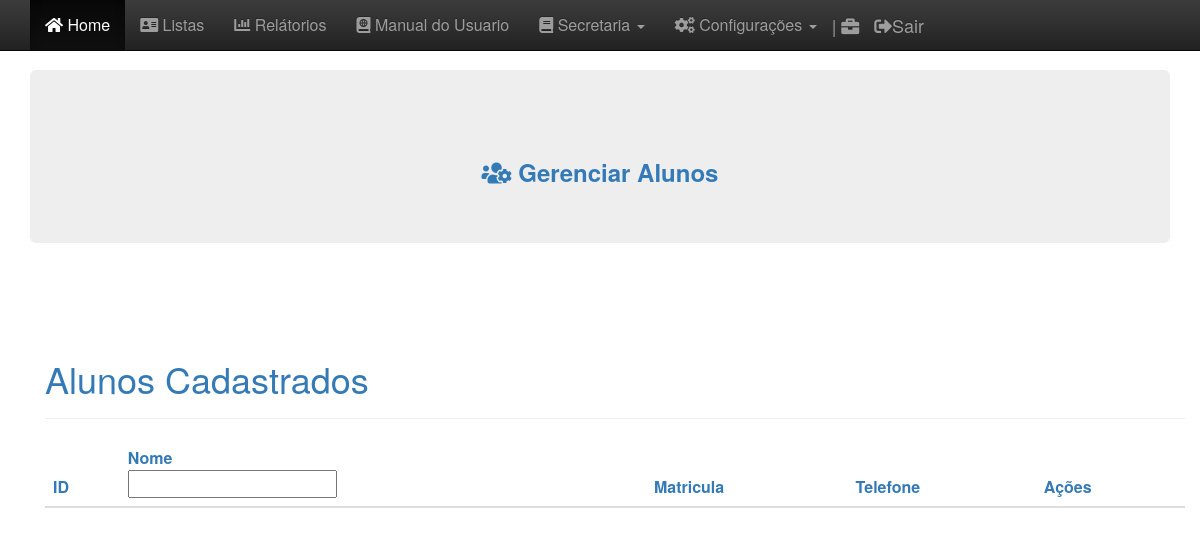
The app's page /sga/gerenciar_alunos.php, older data.
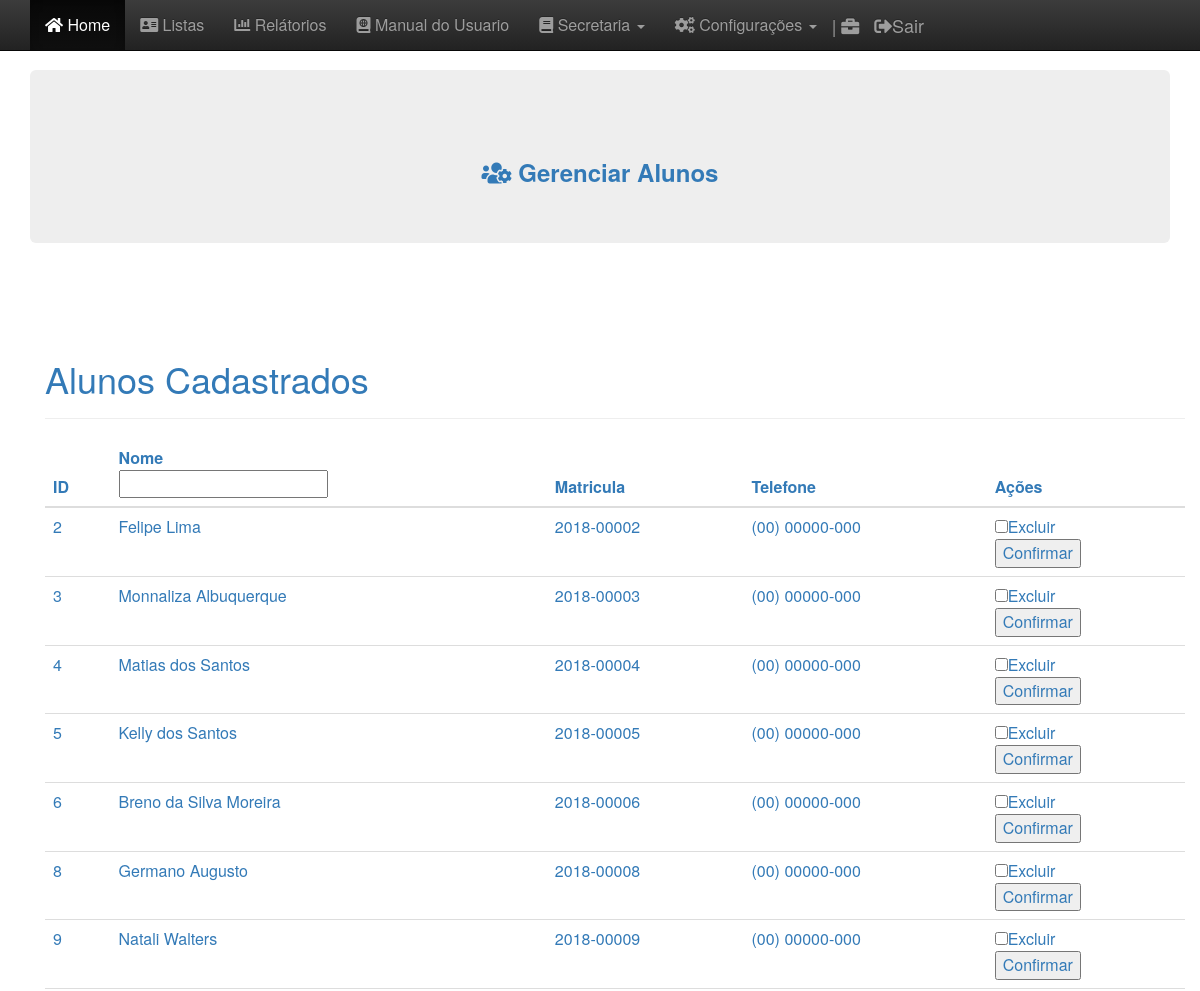
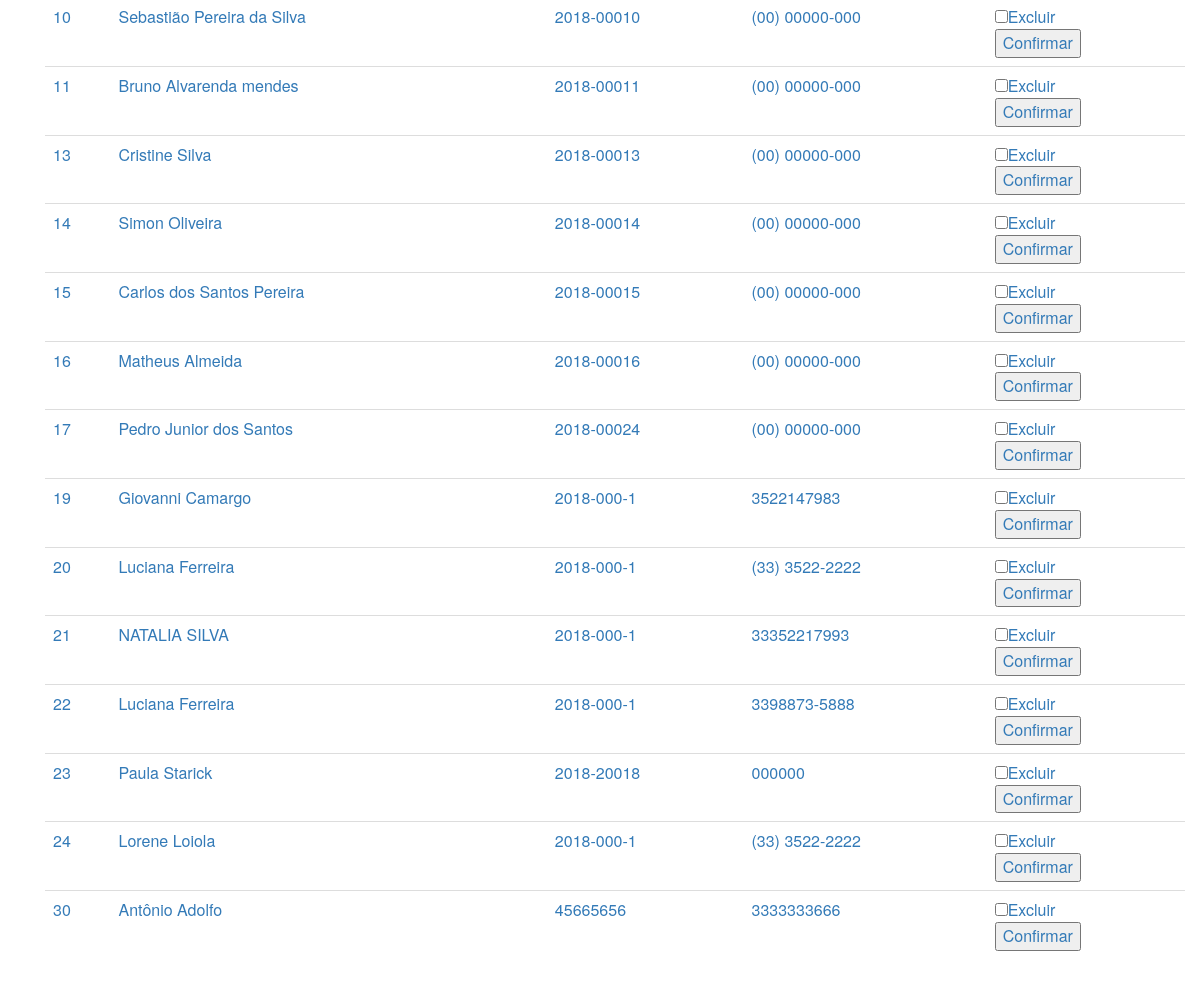
The same page, newer data (2 pictures, top to bottom).
### tables this page shows
CREATE TABLE `aluno` (
  `cod_aluno` int(11) NOT NULL,
  `matricula` varchar(10) NOT NULL,
  `nome` varchar(50) NOT NULL,
  `telefone` varchar(14) NOT NULL,
  `cod_turma` int(11) DEFAULT NULL
);

### sga/gerenciar_alunos.php (the view, shortened to what this page needs)
<!DOCTYPE html>
<html lang="pt-br">
<head>
  <link href="css/bootstrap.min.css" rel="stylesheet">
  <link href="bootstrap-theme.min.css" rel="stylesheet">
  <link href="theme.css" rel="stylesheet">
  <link rel="stylesheet" href="https://use.fontawesome.com/releases/v5.4.2/css/all.css"
>
  <link href="css/ie10-viewport-bug-workaround.css" rel="stylesheet">
</head>
<body role="document">
  <?php
  		include_once("menu_admin2.php");
  	?>
  <div class="container theme-showcase" role="main">
    <div class="jumbotron">
      <section class="sombra">
        <hr>
        <CENTER>
          <h3><strong> <i class="fas fa-users-cog"></i> Gerenciar Alunos</strong> </h3>
        </CENTER>
      </section>
      <a class="navbar-brand">
        <a class="navbar-brand"></a>
    </div>
    <br><br>
    <div class="container theme-showcase" role="main">
      <div class="page-header">
        <h1>Alunos Cadastrados </h1>
      </div>
      <div class="row">
        <div class="col-md-12">
          <table class="table lista">
            <thead>
              <tr>
                <th>ID</th>
                <th><div>Nome</div><div><input id="filtro-nome"/></div></th>
                <th>Matricula</th>
                <th>Telefone</th>
                <th>Ações</th>
              </tr>
            </thead>
              <?php
                include"conexao.php";
                $sql = 'SELECT * FROM aluno ORDER BY cod_aluno';
                $resultado = mysqli_query($con, $sql) ;
                  ?>
            <tbody>
              <?php foreach($resultado as $dado) : ?>
              <tr>
                <td>
                  <?=$dado['cod_aluno']?>
                </td>
                <td>
                  <?=$dado['nome']?>
                </td>
                <td>
                  <?=$dado['matricula']?>
                </td>
                <td>
                  <?=$dado['telefone']?>
                </td>
                <td>
                  <form method="POST" action="excluir_aluno.php">
                    <input type="checkbox" name="cod_aluno" value="<?=$dado['cod_aluno']?>">Excluir<br>
                    <input type="submit" value="Confirmar">
                  </form>
                </td>
              </tr>
              <?php endforeach; ?>
            </tbody>
        </table>
        </div>
      </div>
</body>
</html>

Row changes from the older to the newer data that the page shows:
added aluno: cod_aluno "2", nome "Felipe Lima", matricula "2018-00002", telefone "(00) 00000-000"
added aluno: cod_aluno "3", nome "Monnaliza Albuquerque", matricula "2018-00003", telefone "(00) 00000-000"
added aluno: cod_aluno "4", nome "Matias dos Santos", matricula "2018-00004", telefone "(00) 00000-000"
added aluno: cod_aluno "5", nome "Kelly dos Santos", matricula "2018-00005", telefone "(00) 00000-000"
added aluno: cod_aluno "6", nome "Breno da Silva Moreira", matricula "2018-00006", telefone "(00) 00000-000"
added aluno: cod_aluno "8", nome "Germano Augusto", matricula "2018-00008", telefone "(00) 00000-000"
added aluno: cod_aluno "9", nome "Natali Walters", matricula "2018-00009", telefone "(00) 00000-000"
added aluno: cod_aluno "10", nome "Sebastião Pereira da Silva", matricula "2018-00010", telefone "(00) 00000-000"
added aluno: cod_aluno "11", nome "Bruno Alvarenda mendes", matricula "2018-00011", telefone "(00) 00000-000"
added aluno: cod_aluno "13", nome "Cristine Silva", matricula "2018-00013", telefone "(00) 00000-000"
added aluno: cod_aluno "14", nome "Simon Oliveira", matricula "2018-00014", telefone "(00) 00000-000"
added aluno: cod_aluno "15", nome "Carlos dos Santos Pereira", matricula "2018-00015", telefone "(00) 00000-000"
added aluno: cod_aluno "16", nome "Matheus Almeida", matricula "2018-00016", telefone "(00) 00000-000"
added aluno: cod_aluno "17", nome "Pedro Junior dos Santos", matricula "2018-00024", telefone "(00) 00000-000"
added aluno: cod_aluno "19", nome "Giovanni Camargo", matricula "2018-000-1", telefone "3522147983"
added aluno: cod_aluno "20", nome "Luciana Ferreira", matricula "2018-000-1", telefone "(33) 3522-2222"
added aluno: cod_aluno "21", nome "NATALIA SILVA", matricula "2018-000-1", telefone "33352217993"
added aluno: cod_aluno "22", nome "Luciana Ferreira", matricula "2018-000-1", telefone "3398873-5888"
added aluno: cod_aluno "23", nome "Paula Starick", matricula "2018-20018", telefone "000000"
added aluno: cod_aluno "24", nome "Lorene Loiola", matricula "2018-000-1", telefone "(33) 3522-2222"
added aluno: cod_aluno "30", nome "Antônio Adolfo", matricula "45665656", telefone "3333333666"
